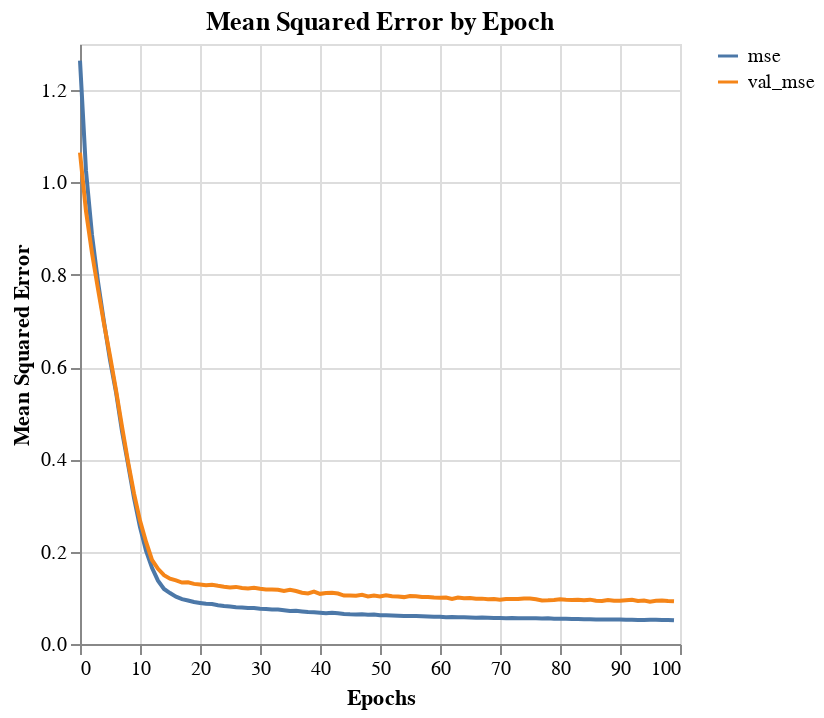
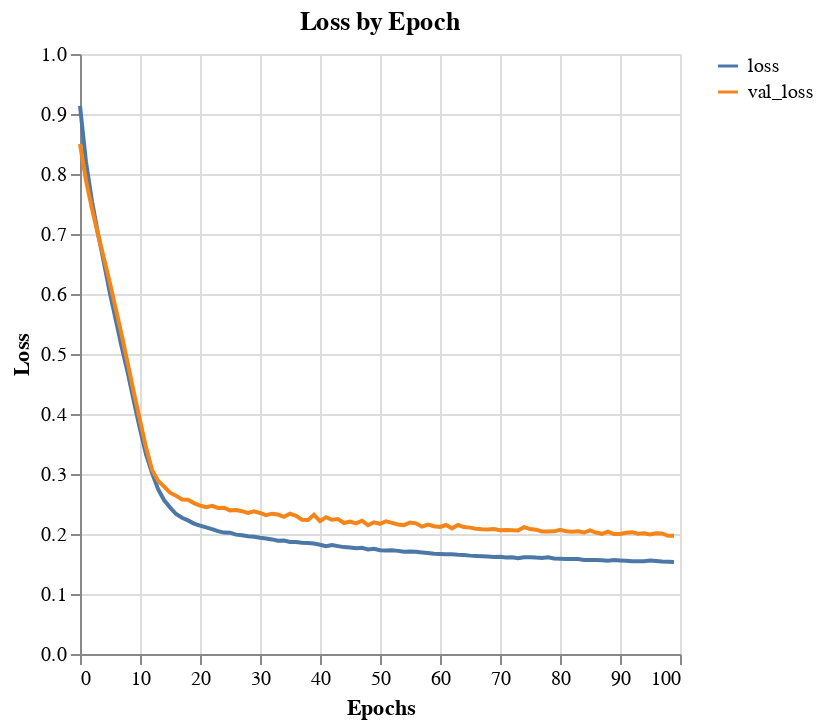

The code cell stored with these charts, in order, in its notebook:
### Code cell
plot_model_history(history_df, feature='mse', name="initial_NN", tuner=True)
plot_model_history(history_df, feature='loss', name="initial_NN", tuner=True)

### Figure 1 — Vega-Lite specification as saved in the notebook (floating-point values rounded to 4 significant figures)
{"config": {"view": {"continuousWidth": 300, "continuousHeight": 300}}, "repeat": {"layer": ["mse", "val_mse"]}, "spec": {"data": {"name": "data-a6d0bad3e5641946abfad5cd1ecc93fb"}, "mark": {"type": "line"}, "encoding": {"color": {"datum": {"repeat": "layer"}}, "x": {"field": "index", "title": "Epochs", "type": "quantitative"}, "y": {"field": {"repeat": "layer"}, "title": "Mean Squared Error", "type": "quantitative"}}}, "title": "Mean Squared Error by Epoch", "$schema": "https://vega.github.io/schema/vega-lite/v5.20.1.json", "datasets": {"data-a6d0bad3e5641946abfad5cd1ecc93fb": [{"index": 0, "mse": 1.264, "val_mse": 1.065}, {"index": 1, "mse": 1.025, "val_mse": 0.9378}, {"index": 2, "mse": 0.8861, "val_mse": 0.8473}, {"index": 3, "mse": 0.7846, "val_mse": 0.7691}, {"index": 4, "mse": 0.6975, "val_mse": 0.6941}, {"index": 5, "mse": 0.6156, "val_mse": 0.6241}, {"index": 6, "mse": 0.5459, "val_mse": 0.55}, {"index": 7, "mse": 0.4613, "val_mse": 0.471}, {"index": 8, "mse": 0.3904, "val_mse": 0.395}, {"index": 9, "mse": 0.3166, "val_mse": 0.3265}, {"index": 10, "mse": 0.2533, "val_mse": 0.2674}, {"index": 11, "mse": 0.202, "val_mse": 0.2217}, {"index": 12, "mse": 0.165, "val_mse": 0.182}, {"index": 13, "mse": 0.1373, "val_mse": 0.1629}, {"index": 14, "mse": 0.1193, "val_mse": 0.1492}, {"index": 15, "mse": 0.1104, "val_mse": 0.1416}, {"index": 16, "mse": 0.1026, "val_mse": 0.1377}, {"index": 17, "mse": 0.09718, "val_mse": 0.1332}, {"index": 18, "mse": 0.09435, "val_mse": 0.1337}, {"index": 19, "mse": 0.09089, "val_mse": 0.1303}, {"index": 20, "mse": 0.08903, "val_mse": 0.1287}, {"index": 21, "mse": 0.08737, "val_mse": 0.1273}, {"index": 22, "mse": 0.08658, "val_mse": 0.1284}, {"index": 23, "mse": 0.08415, "val_mse": 0.1261}, {"index": 24, "mse": 0.08233, "val_mse": 0.1242}, {"index": 25, "mse": 0.08103, "val_mse": 0.1225}, {"index": 26, "mse": 0.07967, "val_mse": 0.1237}, {"index": 27, "mse": 0.07896, "val_mse": 0.1214}, {"index": 28, "mse": 0.07789, "val_mse": 0.1204}, {"index": 29, "mse": 0.078, "val_mse": 0.1219}, {"index": 30, "mse": 0.07655, "val_mse": 0.1197}, {"index": 31, "mse": 0.0758, "val_mse": 0.118}, {"index": 32, "mse": 0.07499, "val_mse": 0.1181}, {"index": 33, "mse": 0.07451, "val_mse": 0.1176}, {"index": 34, "mse": 0.07334, "val_mse": 0.115}, {"index": 35, "mse": 0.07171, "val_mse": 0.1173}, {"index": 36, "mse": 0.07182, "val_mse": 0.1148}, {"index": 37, "mse": 0.0704, "val_mse": 0.1111}, {"index": 38, "mse": 0.06914, "val_mse": 0.1095}, {"index": 39, "mse": 0.06883, "val_mse": 0.1134}, {"index": 40, "mse": 0.06787, "val_mse": 0.1087}, {"index": 41, "mse": 0.06686, "val_mse": 0.1106}, {"index": 42, "mse": 0.0678, "val_mse": 0.1108}, {"index": 43, "mse": 0.06677, "val_mse": 0.1093}, {"index": 44, "mse": 0.06506, "val_mse": 0.1049}, {"index": 45, "mse": 0.06435, "val_mse": 0.105}, {"index": 46, "mse": 0.06405, "val_mse": 0.1048}, {"index": 47, "mse": 0.06452, "val_mse": 0.1068}, {"index": 48, "mse": 0.06349, "val_mse": 0.103}, {"index": 49, "mse": 0.06365, "val_mse": 0.105}, {"index": 50, "mse": 0.06226, "val_mse": 0.1032}, {"index": 51, "mse": 0.06204, "val_mse": 0.1054}, {"index": 52, "mse": 0.06189, "val_mse": 0.1033}, {"index": 53, "mse": 0.06118, "val_mse": 0.1029}, {"index": 54, "mse": 0.06064, "val_mse": 0.1016}, {"index": 55, "mse": 0.06057, "val_mse": 0.1039}, {"index": 56, "mse": 0.0607, "val_mse": 0.1037}, {"index": 57, "mse": 0.06021, "val_mse": 0.1019}, {"index": 58, "mse": 0.05982, "val_mse": 0.102}, {"index": 59, "mse": 0.05928, "val_mse": 0.1007}, {"index": 60, "mse": 0.05907, "val_mse": 0.1004}, {"index": 61, "mse": 0.05818, "val_mse": 0.1005}, {"index": 62, "mse": 0.05853, "val_mse": 0.09766}, {"index": 63, "mse": 0.05784, "val_mse": 0.1008}, {"index": 64, "mse": 0.05783, "val_mse": 0.09939}, {"index": 65, "mse": 0.05765, "val_mse": 0.09944}, {"index": 66, "mse": 0.05713, "val_mse": 0.09782}, {"index": 67, "mse": 0.05715, "val_mse": 0.0983}, {"index": 68, "mse": 0.0567, "val_mse": 0.09716}, {"index": 69, "mse": 0.05608, "val_mse": 0.09741}, {"index": 70, "mse": 0.05615, "val_mse": 0.0961}, {"index": 71, "mse": 0.05601, "val_mse": 0.0976}, {"index": 72, "mse": 0.0563, "val_mse": 0.09756}, {"index": 73, "mse": 0.0557, "val_mse": 0.09727}, {"index": 74, "mse": 0.05603, "val_mse": 0.09867}, {"index": 75, "mse": 0.05573, "val_mse": 0.0984}, {"index": 76, "mse": 0.05567, "val_mse": 0.09705}, {"index": 77, "mse": 0.055, "val_mse": 0.09451}, {"index": 78, "mse": 0.05559, "val_mse": 0.09488}, {"index": 79, "mse": 0.05464, "val_mse": 0.09559}, {"index": 80, "mse": 0.05494, "val_mse": 0.09673}, {"index": 81, "mse": 0.05455, "val_mse": 0.09579}, {"index": 82, "mse": 0.05424, "val_mse": 0.09518}, {"index": 83, "mse": 0.05395, "val_mse": 0.09584}, {"index": 84, "mse": 0.05366, "val_mse": 0.09498}, {"index": 85, "mse": 0.05346, "val_mse": 0.09608}, {"index": 86, "mse": 0.0532, "val_mse": 0.09358}, {"index": 87, "mse": 0.053, "val_mse": 0.09309}, {"index": 88, "mse": 0.053, "val_mse": 0.09547}, {"index": 89, "mse": 0.05326, "val_mse": 0.0939}, {"index": 90, "mse": 0.05321, "val_mse": 0.09359}, {"index": 91, "mse": 0.05281, "val_mse": 0.09497}, {"index": 92, "mse": 0.05264, "val_mse": 0.09595}, {"index": 93, "mse": 0.05194, "val_mse": 0.09334}, {"index": 94, "mse": 0.05175, "val_mse": 0.09414}, {"index": 95, "mse": 0.0523, "val_mse": 0.09178}, {"index": 96, "mse": 0.05234, "val_mse": 0.09346}, {"index": 97, "mse": 0.05178, "val_mse": 0.09427}, {"index": 98, "mse": 0.05202, "val_mse": 0.09319}, {"index": 99, "mse": 0.05132, "val_mse": 0.09241}]}}

### Figure 2 — Vega-Lite specification as saved in the notebook (floating-point values rounded to 4 significant figures)
{"config": {"view": {"continuousWidth": 300, "continuousHeight": 300}}, "repeat": {"layer": ["loss", "val_loss"]}, "spec": {"data": {"name": "data-c523737e0cd86cd4a4c8876a4e5e5877"}, "mark": {"type": "line"}, "encoding": {"color": {"datum": {"repeat": "layer"}}, "x": {"field": "index", "title": "Epochs", "type": "quantitative"}, "y": {"field": {"repeat": "layer"}, "title": "Loss", "type": "quantitative"}}}, "title": "Loss by Epoch", "$schema": "https://vega.github.io/schema/vega-lite/v5.20.1.json", "datasets": {"data-c523737e0cd86cd4a4c8876a4e5e5877": [{"index": 0, "loss": 0.9135, "val_loss": 0.8499}, {"index": 1, "loss": 0.8201, "val_loss": 0.7893}, {"index": 2, "loss": 0.7544, "val_loss": 0.742}, {"index": 3, "loss": 0.7008, "val_loss": 0.6991}, {"index": 4, "loss": 0.6515, "val_loss": 0.659}, {"index": 5, "loss": 0.6007, "val_loss": 0.6174}, {"index": 6, "loss": 0.5554, "val_loss": 0.574}, {"index": 7, "loss": 0.5097, "val_loss": 0.5293}, {"index": 8, "loss": 0.4671, "val_loss": 0.4822}, {"index": 9, "loss": 0.4197, "val_loss": 0.4346}, {"index": 10, "loss": 0.3749, "val_loss": 0.3893}, {"index": 11, "loss": 0.333, "val_loss": 0.3445}, {"index": 12, "loss": 0.3021, "val_loss": 0.3069}, {"index": 13, "loss": 0.2751, "val_loss": 0.289}, {"index": 14, "loss": 0.2566, "val_loss": 0.2792}, {"index": 15, "loss": 0.2444, "val_loss": 0.2689}, {"index": 16, "loss": 0.2334, "val_loss": 0.2639}, {"index": 17, "loss": 0.2271, "val_loss": 0.2574}, {"index": 18, "loss": 0.2227, "val_loss": 0.257}, {"index": 19, "loss": 0.2174, "val_loss": 0.2515}, {"index": 20, "loss": 0.2139, "val_loss": 0.2475}, {"index": 21, "loss": 0.2111, "val_loss": 0.2448}, {"index": 22, "loss": 0.2081, "val_loss": 0.2469}, {"index": 23, "loss": 0.2049, "val_loss": 0.2434}, {"index": 24, "loss": 0.2024, "val_loss": 0.2437}, {"index": 25, "loss": 0.2023, "val_loss": 0.2394}, {"index": 26, "loss": 0.199, "val_loss": 0.24}, {"index": 27, "loss": 0.1979, "val_loss": 0.238}, {"index": 28, "loss": 0.1963, "val_loss": 0.235}, {"index": 29, "loss": 0.1956, "val_loss": 0.2378}, {"index": 30, "loss": 0.1937, "val_loss": 0.2351}, {"index": 31, "loss": 0.1926, "val_loss": 0.2314}, {"index": 32, "loss": 0.191, "val_loss": 0.2339}, {"index": 33, "loss": 0.1889, "val_loss": 0.2324}, {"index": 34, "loss": 0.189, "val_loss": 0.2286}, {"index": 35, "loss": 0.1867, "val_loss": 0.2339}, {"index": 36, "loss": 0.1868, "val_loss": 0.2302}, {"index": 37, "loss": 0.1856, "val_loss": 0.2238}, {"index": 38, "loss": 0.1851, "val_loss": 0.2234}, {"index": 39, "loss": 0.1841, "val_loss": 0.232}, {"index": 40, "loss": 0.1821, "val_loss": 0.2215}, {"index": 41, "loss": 0.1797, "val_loss": 0.228}, {"index": 42, "loss": 0.1816, "val_loss": 0.2237}, {"index": 43, "loss": 0.1798, "val_loss": 0.2249}, {"index": 44, "loss": 0.1781, "val_loss": 0.2183}, {"index": 45, "loss": 0.1776, "val_loss": 0.2209}, {"index": 46, "loss": 0.1761, "val_loss": 0.2176}, {"index": 47, "loss": 0.177, "val_loss": 0.2221}, {"index": 48, "loss": 0.1743, "val_loss": 0.2147}, {"index": 49, "loss": 0.1754, "val_loss": 0.2195}, {"index": 50, "loss": 0.1729, "val_loss": 0.217}, {"index": 51, "loss": 0.1725, "val_loss": 0.2213}, {"index": 52, "loss": 0.1731, "val_loss": 0.2186}, {"index": 53, "loss": 0.1719, "val_loss": 0.2159}, {"index": 54, "loss": 0.1703, "val_loss": 0.2149}, {"index": 55, "loss": 0.1709, "val_loss": 0.2192}, {"index": 56, "loss": 0.1705, "val_loss": 0.2177}, {"index": 57, "loss": 0.1693, "val_loss": 0.2122}, {"index": 58, "loss": 0.1683, "val_loss": 0.2158}, {"index": 59, "loss": 0.167, "val_loss": 0.213}, {"index": 60, "loss": 0.1665, "val_loss": 0.2117}, {"index": 61, "loss": 0.1661, "val_loss": 0.2149}, {"index": 62, "loss": 0.1664, "val_loss": 0.2094}, {"index": 63, "loss": 0.1654, "val_loss": 0.215}, {"index": 64, "loss": 0.1652, "val_loss": 0.2116}, {"index": 65, "loss": 0.164, "val_loss": 0.2106}, {"index": 66, "loss": 0.1633, "val_loss": 0.2089}, {"index": 67, "loss": 0.1629, "val_loss": 0.2081}, {"index": 68, "loss": 0.1626, "val_loss": 0.2075}, {"index": 69, "loss": 0.1616, "val_loss": 0.2084}, {"index": 70, "loss": 0.162, "val_loss": 0.2064}, {"index": 71, "loss": 0.161, "val_loss": 0.2068}, {"index": 72, "loss": 0.1611, "val_loss": 0.2064}, {"index": 73, "loss": 0.1596, "val_loss": 0.2058}, {"index": 74, "loss": 0.1611, "val_loss": 0.2114}, {"index": 75, "loss": 0.1614, "val_loss": 0.2084}, {"index": 76, "loss": 0.1607, "val_loss": 0.2072}, {"index": 77, "loss": 0.1601, "val_loss": 0.2042}, {"index": 78, "loss": 0.1612, "val_loss": 0.2043}, {"index": 79, "loss": 0.1593, "val_loss": 0.2044}, {"index": 80, "loss": 0.1588, "val_loss": 0.2071}, {"index": 81, "loss": 0.1585, "val_loss": 0.2046}, {"index": 82, "loss": 0.1583, "val_loss": 0.2038}, {"index": 83, "loss": 0.1581, "val_loss": 0.2046}, {"index": 84, "loss": 0.1568, "val_loss": 0.2025}, {"index": 85, "loss": 0.1565, "val_loss": 0.2062}, {"index": 86, "loss": 0.1567, "val_loss": 0.2025}, {"index": 87, "loss": 0.1563, "val_loss": 0.2003}, {"index": 88, "loss": 0.1556, "val_loss": 0.2039}, {"index": 89, "loss": 0.1565, "val_loss": 0.1999}, {"index": 90, "loss": 0.1559, "val_loss": 0.2001}, {"index": 91, "loss": 0.1554, "val_loss": 0.2022}, {"index": 92, "loss": 0.1544, "val_loss": 0.2031}, {"index": 93, "loss": 0.1547, "val_loss": 0.2004}, {"index": 94, "loss": 0.1547, "val_loss": 0.201}, {"index": 95, "loss": 0.1558, "val_loss": 0.1992}, {"index": 96, "loss": 0.1549, "val_loss": 0.2012}, {"index": 97, "loss": 0.1541, "val_loss": 0.2009}, {"index": 98, "loss": 0.1537, "val_loss": 0.197}, {"index": 99, "loss": 0.1535, "val_loss": 0.197}]}}
